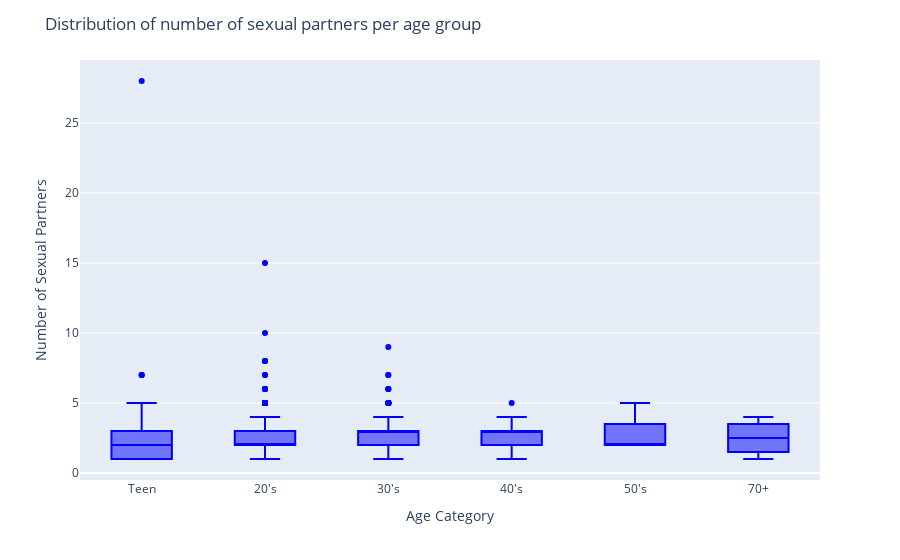

The code cell stored with this chart in its notebook:
### Markdown cell above
## Risk factors for cervical cancer include:


* Many sexual partners. The greater your number of sexual partners — and the greater your partner's number of sexual partners — the greater your chance of acquiring HPV.
* Early sexual activity. Having sex at an early age increases your risk of HPV.
* Other sexually transmitted infections (STIs). Having other STIs — such as chlamydia, gonorrhea, syphilis and HIV/AIDS — increases your risk of HPV.
* A weakened immune system. You may be more likely to develop cervical cancer if your immune system is weakened by another health condition and you have HPV.
* Smoking. Smoking is associated with squamous cell cervical cancer.
* Exposure to miscarriage prevention drug. If your mother took a drug called diethylstilbestrol (DES) while pregnant in the 1950s, you may have an increased risk of a certain type of cervical cancer called clear cell adenocarcinoma.

   [Reference](https://www.mayoclinic.org/diseases-conditions/cervical-cancer/symptoms-causes/syc-20352501#:~:text=Cervical%20cancer%20is%20a%20type,in%20causing%20most%20cervical%20cancer.)

### Code cell
age_num_sex_partners = px.box(risk_factor_df.sort_values(by="Age",ascending=True), x="age_cat", y="Number of sexual partners",
                      color_discrete_sequence=["blue"], points="outliers",
                      category_orders=["Teenager", "Twenties", "Thirties", "Forties", "Fifties",
                                       "Seventy and over"])
age_num_sex_partners.update_xaxes(title="Age Category")
age_num_sex_partners.update_yaxes(title="Number of Sexual Partners")
age_num_sex_partners.update_layout(title="Distribution of number of sexual partners per age group")
age_num_sex_partners.show()

### Figure 1 — Plotly figure (JSON) as saved in the notebook; plotly's stock layout.template omitted (floating-point values rounded to 4 significant figures; data arrays with more than 128 entries replaced by an {"elided": "..."} marker saying what was removed)
{"data": [{"alignmentgroup": "True", "boxpoints": "outliers", "hovertemplate": "age_cat=%{x}<br>Number of sexual partners=%{y}<extra></extra>", "legendgroup": "", "marker": {"color": "blue"}, "name": "", "notched": false, "offsetgroup": "", "orientation": "v", "showlegend": false, "type": "box", "x": {"elided": "858 str values"}, "x0": " ", "xaxis": "x", "y": {"elided": "858 int values"}, "y0": " ", "yaxis": "y"}], "layout": {"autosize": true, "boxmode": "group", "legend": {"tracegroupgap": 0}, "margin": {"t": 60}, "title": {"text": "Distribution of number of sexual partners per age group"}, "xaxis": {"anchor": "y", "autorange": true, "domain": [0, 1], "range": [-0.5, 5.5], "title": {"text": "Age Category"}, "type": "category"}, "yaxis": {"anchor": "x", "autorange": true, "domain": [0, 1], "range": [-0.5, 29.5], "title": {"text": "Number of Sexual Partners"}, "type": "linear"}}}
